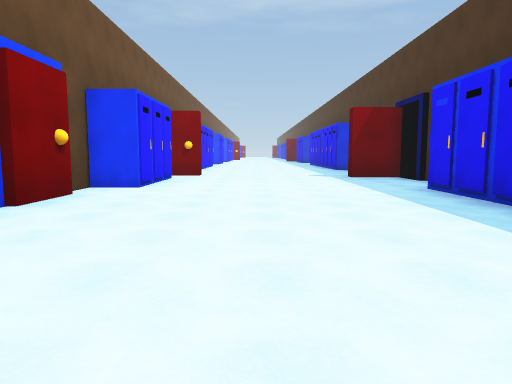
[1] (above)

13 first-person views from a walk through a Unity game level. The camera is 1.4 m above the floor, tilts 6° down and sees 70° across. The floor is counted in squares, 2 m on a side. Each view is taken from the middle of a square. On the plan, view 1 faces up. The plan holds only what a view shows up to about 11 squares ahead; the rest is blank. The place goes on beyond the plan. The player is left out. Some animated figures are not drawn.

[2]
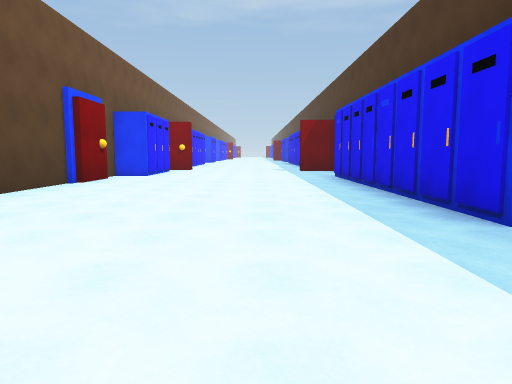

[3]
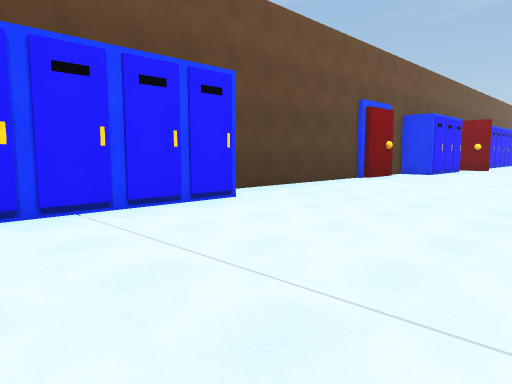

[4]
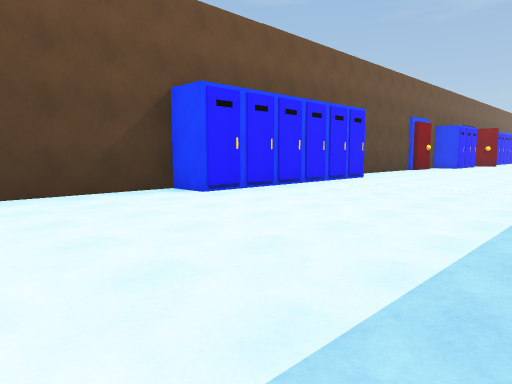

[5]
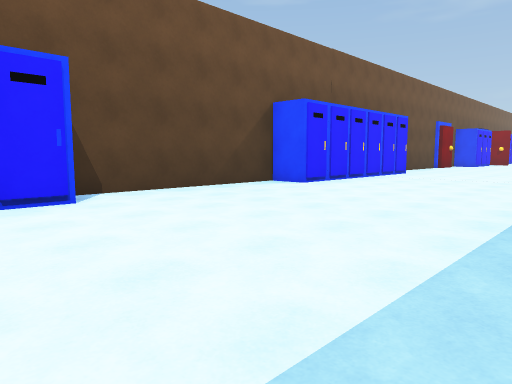

[6]
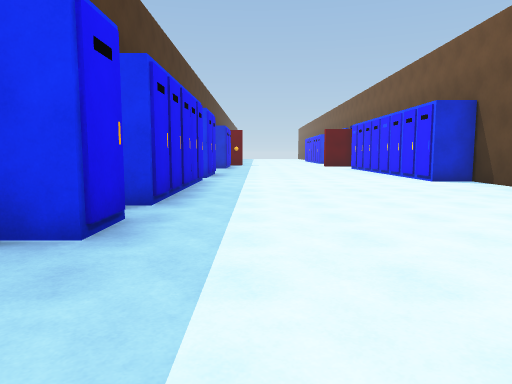

[7]
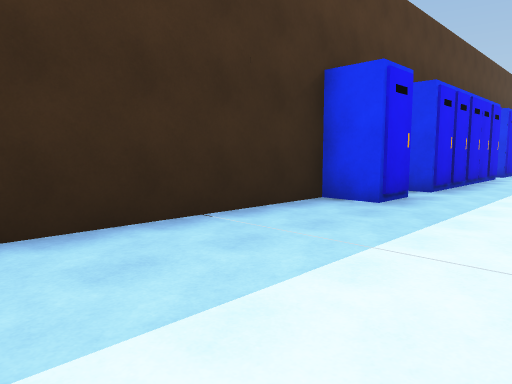

[8]
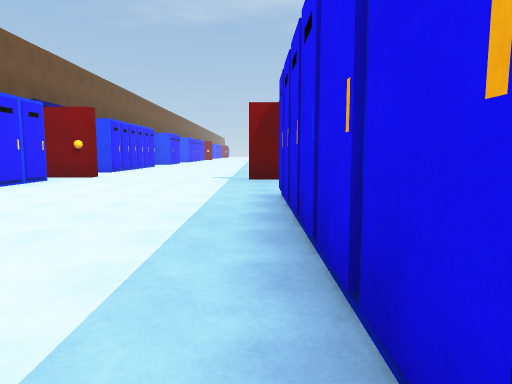

[9]
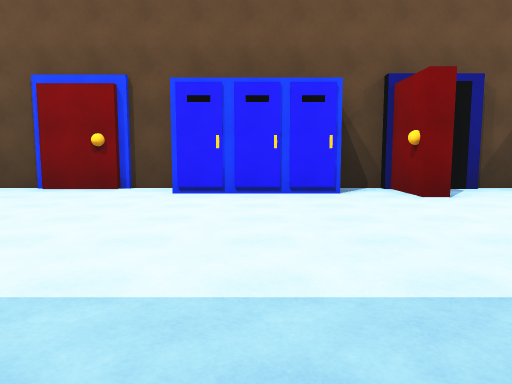

[10]
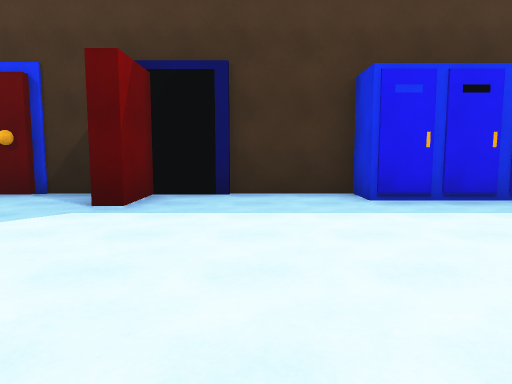

[11]
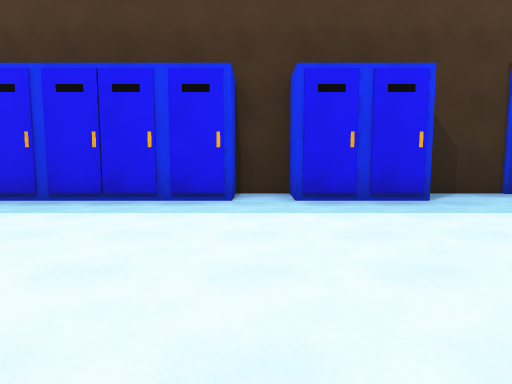

[12]
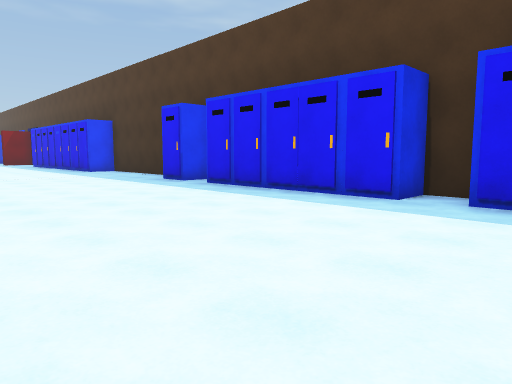

[13]
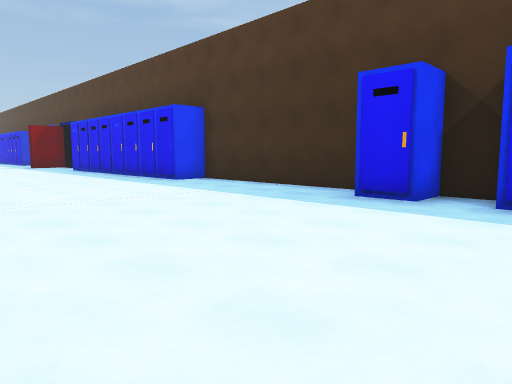

### Floor plan
Points are (right, up) in squares from view 1. A wall is a line through its corners. A room is listed if a view was taken in it or the views show most of it. See-through windows are left out.
Room 1 (views 1, 2, 3, 4, 5, 6, 7, 8, 9, 10, 11, 12, 13)
walls: (-2.4, -1) (-2.4, -6.9) (-3.5, -6.9) (-3.5, -12.2) (-2.4, -12.2) (-2.4, -14.1); (3.4, -6.9) (3.4, -5.9) (4.4, -5.9) (4.4, -0.5) (3.4, -0.5) (3.4, 7.3) (4.4, 7.3) (4.4, 10.8) (2.8, 10.8) (2.8, 11.2); (-3.5, 4.9) (-3.5, -0.1); (-3.2, 6.4) (-3.2, 4.8); (4.4, -7.8) (4.4, -6.9); (-2.4, 10.5) (-2.4, 7.5) (-3.5, 7.5) (-3.5, 6.2); (-1.8, 12.1) (-1.8, 11.7) (-3.5, 11.7) (-3.5, 10.6); (4.4, 11.9) (4.4, 12.5); (3.4, -15.5) (3.4, -13.6) (4.4, -13.6) (4.4, -12.6) (3.4, -12.6) (3.4, -7.9)

Where each view was taken, in squares from view 1:
view 1: 0 up, 0 right, facing up
view 2: 4 down, 1 right, facing up
view 3: 5 down, 2 right, facing up-left
view 4: 11 down, 3 right, facing up-left
view 5: 14 down, 3 right, facing up-left
view 6: 3 down, 2 right, facing down
view 7: 1 down, 1 right, facing down-right
view 8: 1 up, 3 right, facing up
view 9: 9 up, 4 right, facing left
view 10: 9 up, 2 left, facing right
view 11: 13 down, 2 left, facing right
view 12: 15 down, 2 left, facing up-right
view 13: 9 down, 2 left, facing up-right
